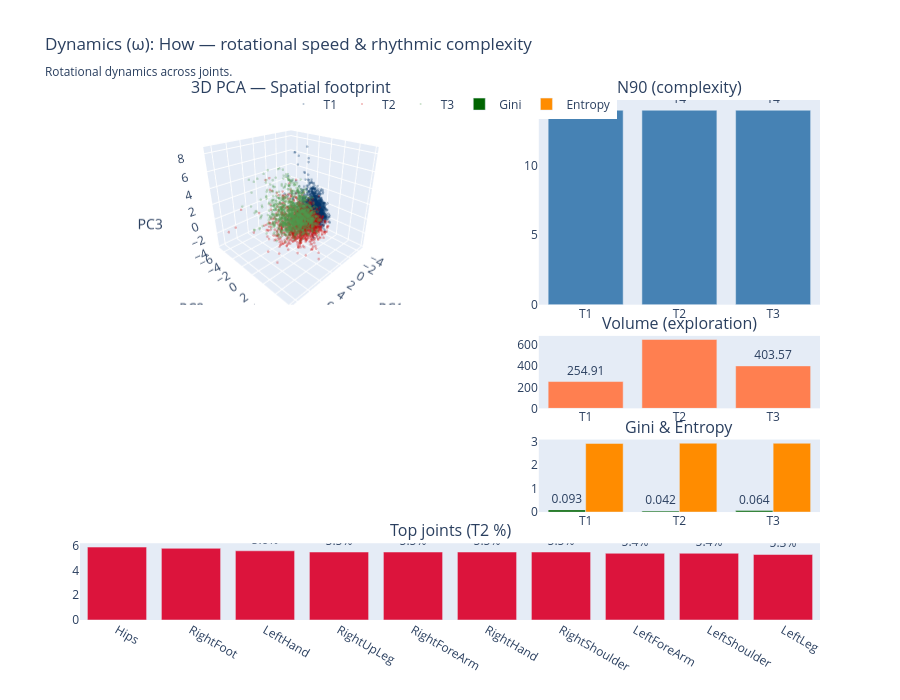

Source (notebook cell):
### Markdown cell above
## Phase 6: Museum-Grade Sectional Report (Interactive Deep Dive)

One viewport-height section per branch. Each section: **Hero 3D** (left 60%), **Logic panel** (right 40%: N90, Volume, Gini/Entropy), **Anatomy footer** (joint loadings). Bootstrap container max-width 1200px, Key Findings legend at top. Saved as **Subject_671_Interactive_DeepDive.html**.

### Code cell
# ============================================================
# Phase 6: Sectional figures + Interactive Deep Dive HTML
# ============================================================
from pathlib import Path
from EDA_PCA import create_phase6_branch_figures, save_interactive_deepdive_html

try:
    results_dir
except NameError:
    results_dir = (Path(PROJECT_ROOT) / "results" / f"Subject_{SUBJECT_ID}").resolve()
results_dir.mkdir(parents=True, exist_ok=True)

branch_figures = create_phase6_branch_figures(
    pca_results, n90_results, volume_results, stats_results, session_loadings,
)
deepdive_path = results_dir / f"Subject_{SUBJECT_ID}_Interactive_DeepDive.html"
save_interactive_deepdive_html(
    branch_figures, deepdive_path, subject_id=str(SUBJECT_ID),
    available_timepoints=AVAILABLE_TIMEPOINTS,
)
print(f"Phase 6 report saved: {deepdive_path}")
# Optional: display first branch figure in notebook
branch_figures[0][2].show()

### Figure 1 — Plotly figure (JSON) as saved in the notebook; plotly's stock layout.template omitted (floating-point values rounded to 4 significant figures; data arrays with more than 128 entries replaced by an {"elided": "..."} marker saying what was removed)
{"data": [{"legendgroup": "T1", "marker": {"color": "rgb(0, 51, 102)", "opacity": 0.3, "size": 1.5}, "mode": "markers", "name": "T1", "scene": "scene", "type": "scatter3d", "x": {"elided": "1500 float values"}, "y": {"elided": "1500 float values"}, "z": {"elided": "1500 float values"}}, {"legendgroup": "T2", "marker": {"color": "rgb(204, 0, 0)", "opacity": 0.3, "size": 1.5}, "mode": "markers", "name": "T2", "scene": "scene", "type": "scatter3d", "x": {"elided": "1500 float values"}, "y": {"elided": "1500 float values"}, "z": {"elided": "1500 float values"}}, {"legendgroup": "T3", "marker": {"color": "rgb(76, 153, 76)", "opacity": 0.3, "size": 1.5}, "mode": "markers", "name": "T3", "scene": "scene", "type": "scatter3d", "x": {"elided": "1500 float values"}, "y": {"elided": "1500 float values"}, "z": {"elided": "1500 float values"}}, {"marker": {"color": "steelblue"}, "showlegend": false, "text": ["14", "14", "14"], "textposition": "outside", "texttemplate": "%{y}", "type": "bar", "x": ["T1", "T2", "T3"], "xaxis": "x", "y": [14, 14, 14], "yaxis": "y"}, {"marker": {"color": "coral"}, "showlegend": false, "text": ["254.91", "654.28", "403.57"], "textposition": "outside", "type": "bar", "x": ["T1", "T2", "T3"], "xaxis": "x2", "y": [254.9, 654.3, 403.6], "yaxis": "y2"}, {"legendgroup": "gini", "marker": {"color": "darkgreen"}, "name": "Gini", "text": ["0.093", "0.042", "0.064"], "textposition": "outside", "type": "bar", "x": ["T1", "T2", "T3"], "xaxis": "x3", "y": [0.09253, 0.04192, 0.06387], "yaxis": "y3"}, {"legendgroup": "entropy", "marker": {"color": "darkorange"}, "name": "Entropy", "text": ["2.931", "2.941", "2.938"], "textposition": "outside", "type": "bar", "x": ["T1", "T2", "T3"], "xaxis": "x3", "y": [2.931, 2.941, 2.938], "yaxis": "y3"}, {"marker": {"color": "crimson"}, "showlegend": false, "text": ["5.9%", "5.8%", "5.6%", "5.5%", "5.5%", "5.5%", "5.5%", "5.4%", "5.4%", "5.3%"], "textposition": "outside", "type": "bar", "x": ["Hips", "RightFoot", "LeftHand", "RightUpLeg", "RightForeArm", "RightHand", "RightShoulder", "LeftForeArm", "LeftShoulder", "LeftLeg"], "xaxis": "x4", "y": [5.9, 5.8, 5.6, 5.5, 5.5, 5.5, 5.5, 5.4, 5.4, 5.3], "yaxis": "y4"}], "layout": {"annotations": [{"font": {"size": 16}, "showarrow": false, "text": "3D PCA — Spatial footprint", "x": 0.285, "xanchor": "center", "xref": "paper", "y": 1, "yanchor": "bottom", "yref": "paper"}, {"font": {"size": 16}, "showarrow": false, "text": "N90 (complexity)", "x": 0.81, "xanchor": "center", "xref": "paper", "y": 1, "yanchor": "bottom", "yref": "paper"}, {"font": {"size": 16}, "showarrow": false, "text": "Volume (exploration)", "x": 0.81, "xanchor": "center", "xref": "paper", "y": 0.5464, "yanchor": "bottom", "yref": "paper"}, {"font": {"size": 16}, "showarrow": false, "text": "Gini & Entropy", "x": 0.81, "xanchor": "center", "xref": "paper", "y": 0.347, "yanchor": "bottom", "yref": "paper"}, {"font": {"size": 16}, "showarrow": false, "text": "Top joints (T2 %)", "x": 0.5, "xanchor": "center", "xref": "paper", "y": 0.1476, "yanchor": "bottom", "yref": "paper"}], "height": 700, "legend": {"orientation": "h", "x": 0.5, "xanchor": "center", "y": 1.02, "yanchor": "top"}, "scene": {"aspectmode": "cube", "camera": {"eye": {"x": 1.4, "y": 1.4, "z": 1}}, "domain": {"x": [0, 0.57], "y": [0.6064, 1]}, "xaxis": {"title": {"text": "PC1"}}, "yaxis": {"title": {"text": "PC2"}}, "zaxis": {"title": {"text": "PC3"}}}, "showlegend": true, "title": {"text": "Dynamics (ω): How — rotational speed & rhythmic complexity<br><sub>Rotational dynamics across joints.</sub>"}, "xaxis": {"anchor": "y", "domain": [0.62, 1], "showgrid": false, "zeroline": false}, "xaxis2": {"anchor": "y2", "domain": [0.62, 1], "showgrid": false, "zeroline": false}, "xaxis3": {"anchor": "y3", "domain": [0.62, 1], "showgrid": false, "zeroline": false}, "xaxis4": {"anchor": "y4", "domain": [0, 1], "showgrid": false, "zeroline": false}, "yaxis": {"anchor": "x", "domain": [0.6064, 1], "showgrid": false, "zeroline": false}, "yaxis2": {"anchor": "x2", "domain": [0.407, 0.5464], "showgrid": false, "zeroline": false}, "yaxis3": {"anchor": "x3", "domain": [0.2076, 0.347], "showgrid": false, "zeroline": false}, "yaxis4": {"anchor": "x4", "domain": [0, 0.1476], "showgrid": false, "zeroline": false}}}
